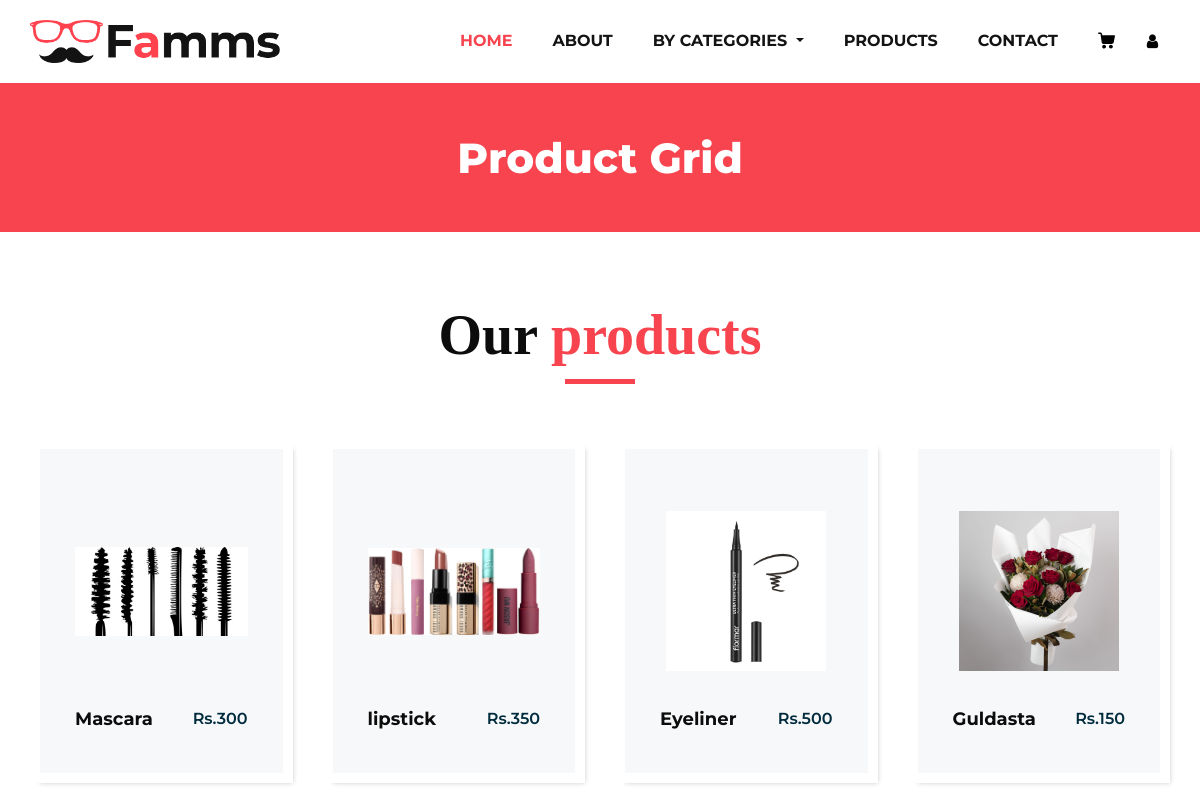
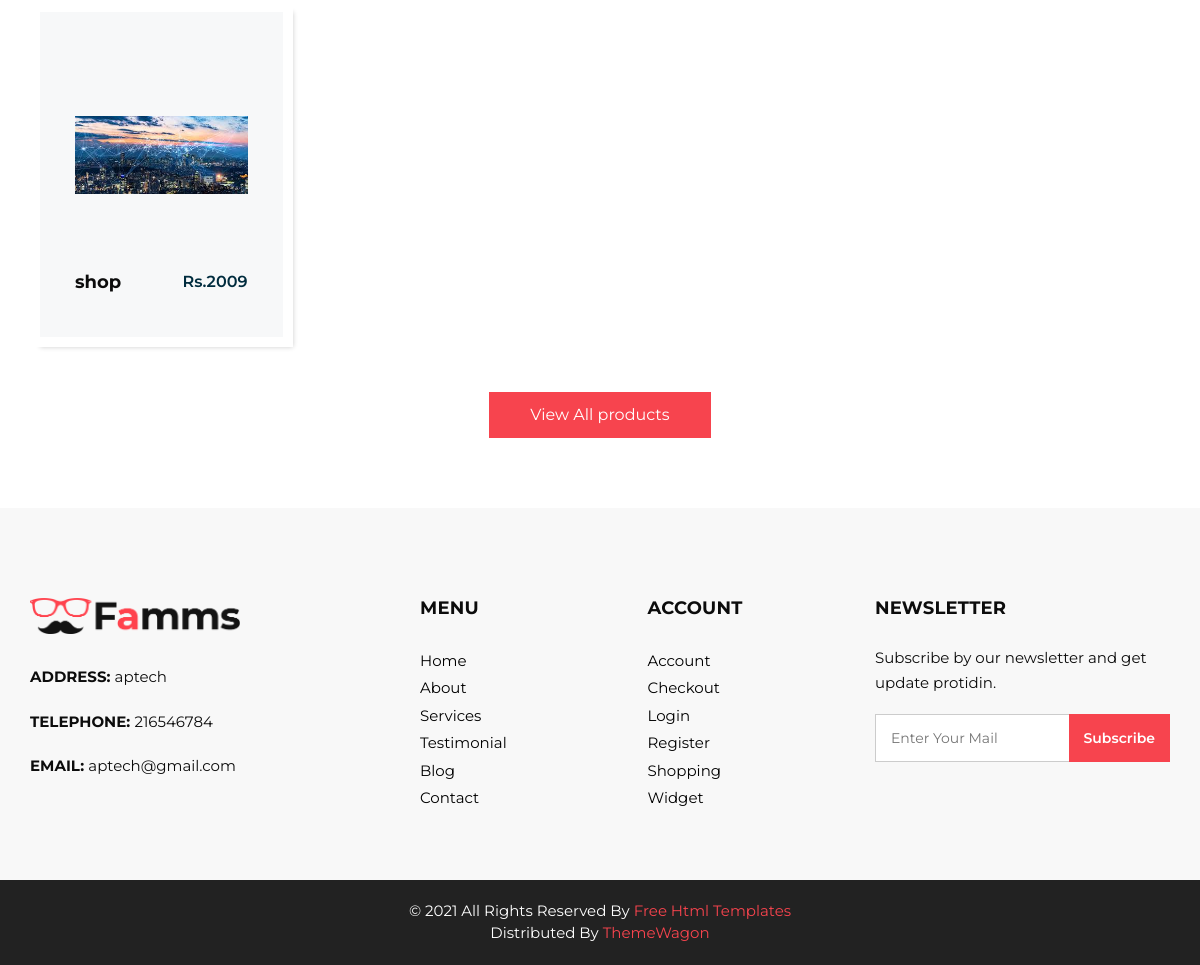
The page /userTeheme/user/collections.php?name=5 on the database its author committed (2 pictures, top to bottom).
### tables this page shows
CREATE TABLE `table_product` (
  `id` int(11) NOT NULL,
  `product_Name` varchar(255) NOT NULL,
  `product_Price` bigint(20) NOT NULL,
  `product_Quantity` tinyint(4) NOT NULL,
  `product_Category` int(11) NOT NULL,
  `product_Image` varchar(255) NOT NULL
);

CREATE TABLE `information` (
  `id` int(11) NOT NULL,
  `address` varchar(255) NOT NULL,
  `email` varchar(255) NOT NULL,
  `telephone` int(11) NOT NULL
);

### userTeheme/user/collections.php (the view, shortened to what this page needs)
<?php
include_once '../header.php';
?>
  <section class="inner_page_head">
         <div class="container_fuild">
            <div class="row">
               <div class="col-md-12">
                  <div class="full">
                     <h3>Product Grid</h3>
                  </div>
               </div>
            </div>
         </div>
      </section>
      <section class="product_section layout_padding">
         <div class="container">
            <div class="heading_container heading_center">
               <h2>
                  Our <span>products</span>
               </h2>
            </div>
            <div class="row">
            <?php
            $cat = $_GET["name"];
            $select = "Select * from table_product where product_Category = $cat";
            $execute = mysqli_query($conn, $select);
            $row = mysqli_num_rows($execute);
            if($row > 0){
               while($data = mysqli_fetch_assoc($execute)){
                  ?>
               <div class="col-sm-6 col-md-4 col-lg-3">
                  <div class="box">
                     <div class="img-box">
                        <img src="<?php echo $data['product_Image']; ?>">
                     </div>
                     <div class="detail-box">
                        <h5>
                           <?php echo $data['product_Name']; ?>
                        </h5>
                        <h6>
                        Rs.<?php echo $data['product_Price']; ?>
                        </h6>
                     </div>
                  </div>
               </div>
                  <?php
               }
            }
            ?>
            </div>
            <div class="btn-box">
               <a href="">
               View All products
               </a>
            </div>
         </div>
      </section>
      <?php
      include_once '../footer.php';
      ?>

### userTeheme/footer.php (shortened to what this page needs)
 <footer>
         <div class="container">
            <div class="row">
               <div class="col-md-4">
                   <div class="full">
                      <div class="logo_footer">
                        <a href="#"><img width="210" src="images/logo.png" alt="#" /></a>
                      </div>
                      <div class="information_f">
                        <?php
                        $select = "Select * from information";
                        $execute = mysqli_query($conn, $select);
                        $rows = mysqli_num_rows($execute);
                        if($rows > 0 ){
                        $data = mysqli_fetch_array($execute)
                              ?>
                        <p><strong>ADDRESS: </strong><?php echo $data[1]; ?></p>
                        <p><strong>TELEPHONE: </strong><?php echo $data[3]; ?></p>
                        <p><strong>EMAIL: </strong><?php echo $data[2]; ?></p>
                              <?php
                           }
                        ?>
                      </div>
                   </div>
               </div>
               <div class="col-md-8">
                  <div class="row">
                  <div class="col-md-7">
                     <div class="row">
                        <div class="col-md-6">
                     <div class="widget_menu">
                        <h3>Menu</h3>
                        <ul>
                           <li><a href="#">Home</a></li>
                           <li><a href="#">About</a></li>
                           <li><a href="#">Services</a></li>
                           <li><a href="#">Testimonial</a></li>
                           <li><a href="#">Blog</a></li>
                           <li><a href="#">Contact</a></li>
                        </ul>
                     </div>
                  </div>
                  <div class="col-md-6">
                     <div class="widget_menu">
                        <h3>Account</h3>
                        <ul>
                           <li><a href="#">Account</a></li>
                           <li><a href="#">Checkout</a></li>
                           <li><a href="#">Login</a></li>
                           <li><a href="#">Register</a></li>
                           <li><a href="#">Shopping</a></li>
                           <li><a href="#">Widget</a></li>
                        </ul>
                     </div>
                  </div>
                     </div>
                  </div>
                  <div class="col-md-5">
                     <div class="widget_menu">
                        <h3>Newsletter</h3>
                        <div class="information_f">
                          <p>Subscribe by our newsletter and get update protidin.</p>
                        </div>
                        <div class="form_sub">
                           <form>
                              <fieldset>
                                 <div class="field">
                                    <input type="email" placeholder="Enter Your Mail" name="email" />
                                    <input type="submit" value="Subscribe" />
                                 </div>
                              </fieldset>
                           </form>
                        </div>
                     </div>
                  </div>
                  </div>
               </div>
            </div>
         </div>
      </footer>
      <div class="cpy_">
         <p class="mx-auto">© 2021 All Rights Reserved By <a href="https://html.design/">Free Html Templates</a><br>
            Distributed By <a href="https://themewagon.com/" target="_blank">ThemeWagon</a>
         </p>
      </div>
   </body>
</html>

### userTeheme/user/css/style.css (style rules this page uses)
* { box-sizing: border-box; }
body { font-family: 'Montserrat', sans-serif; color: #0c0c0c; background-color: #ffffff; overflow-x: hidden; }
.layout_padding { padding: 70px 0; }
h1, h2 { font-family: 'Playfair Display', serif; }
.heading_container { display: -webkit-box; display: -ms-flexbox; display: flex; -webkit-box-orient: vertical; -webkit-box-direction: normal; -ms-flex-direction: column; flex-direction: column; -webkit-box-align: start; -ms-flex-align: start; align-items: flex-start; }
.heading_container h2 { position: relative; margin-bottom: 0; font-size: 3.5rem; font-weight: bold; }
.heading_container h2::after { content: ""; display: block; width: 70px; height: 5px; background: #f7444e; margin: 10px auto 10px; }
.heading_container h2 span { color: #f7444e; }
.heading_container.heading_center { -webkit-box-align: center; -ms-flex-align: center; align-items: center; text-align: center; }
a, a:hover, a:focus { text-decoration: none; }
.product_section .heading_container { margin-bottom: 20px; }
.product_section .box { position: relative; margin-top: 25px; padding: 35px 35px; background-color: #f7f8f9; -webkit-transition: all .3s; transition: all .3s; overflow: hidden; box-shadow: 5px 5px 5px -5px rgba(0,0,0,.2); border: solid #fff 10px; }
.product_section .box .img-box { display: -webkit-box; display: -ms-flexbox; display: flex; -webkit-box-pack: center; -ms-flex-pack: center; justify-content: center; -webkit-box-align: center; -ms-flex-align: center; align-items: center; height: 215px; }
.product_section .box .img-box img { max-width: 100%; max-height: 160px; -webkit-transition: all .3s; transition: all .3s; }
.product_section .box .detail-box { text-align: center; display: -webkit-box; display: -ms-flexbox; display: flex; -webkit-box-pack: justify; -ms-flex-pack: justify; justify-content: space-between; }
.product_section .box .detail-box h5 { font-size: 18px; margin-top: 10px; }
.product_section .box .detail-box h6 { margin-top: 10px; color: #002c3e; font-weight: 600; }
.product_section .btn-box { display: -webkit-box; display: -ms-flexbox; display: flex; -webkit-box-pack: center; -ms-flex-pack: center; justify-content: center; margin-top: 45px; }
.product_section .btn-box a { display: inline-block; padding: 10px 40px; background-color: #f7444e; border: 1px solid #f7444e; color: #ffffff; border-radius: 0; -webkit-transition: all 0.3s; transition: all 0.3s; }
.detail-box h5 { font-size: 21px; font-weight: 700; }
.inner_page_head { background: #f7444e; text-align: center; color: #fff; padding-top: 50px; padding-bottom: 40px; }
.inner_page_head h3 { font-size: 42px; font-weight: 800; }
footer { background: #f8f8f8; padding: 90px 0 70px; }
.logo_footer { margin-bottom: 30px; }
.information_f p { margin-bottom: 1.2rem; line-height: 25px; font-size: 15px; }
.widget_menu h3 { font-size: 18px; font-weight: 700; text-transform: uppercase; letter-spacing: 0.2px; margin-bottom: 25px; }
.widget_menu ul { list-style: none; padding: 0; margin: 0; }
.widget_menu ul li { float: left; width: 100%; }
.widget_menu ul li a { font-size: 15px; color: #000; margin-bottom: 0; float: left; width: 100%; margin-top: 5px; }
.field { display: flex; }
.widget_menu { float: left; width: 100%; }
div.form_sub .field input[type="email"], div.form_sub .field input[type="email"]:hover, div.form_sub .field input[type="email"]:focus { padding: 10px 110px 10px 15px; border-radius: 0; border: solid #ccc 1px; font-size: 14px; position: relative; box-shadow: none; width: 100%; height: 48px; }
.form_sub { position: relative; }
.form_sub input[type="email"] + input[type="submit"] { position: absolute; right: 0; background: #f7444e; color: #fff; border: none; top: 0px; font-size: 14px; height: 48px; font-weight: 600; padding: 0 15px; }
form input { background: #fff; border: solid #ccc 1px; padding: 15px 15px; width: 100%; font-size: 14px; margin-bottom: 20px; text-transform: capitalize; line-height: normal; }
form input[type="submit"] { border: none; padding: 15px 45px; width: auto; font-size: 16px; text-transform: capitalize; line-height: normal; margin: 0 auto; display: flex; background: #333; color: #fff; font-weight: 600; transition: ease all 0.1s; }
.cpy_ { background: #222; text-align: center; padding: 20px 0; }
.cpy_ p { margin: 0; color: #fff; font-size: 15px; font-weight: 400; }
.cpy_ p a { margin: 0; color: #f7444e; font-size: 15px; font-weight: 400; }

### userTeheme/user/css/responsive.css (style rules this page uses)
@media (min-width: 1200px) { .container { max-width: 1170px; } }

### rows shown on the page
table_product: product_Image (picture), product_Name "Mascara", product_Price "300"
table_product: product_Image (picture), product_Name "lipstick", product_Price "350"
table_product: product_Image (picture), product_Name "Eyeliner", product_Price "500"
table_product: product_Image (picture), product_Name "Guldasta", product_Price "150"
table_product: product_Image (picture), product_Name "shop", product_Price "2009"
information: address "aptech", telephone "216546784", email "aptech@gmail.com"
